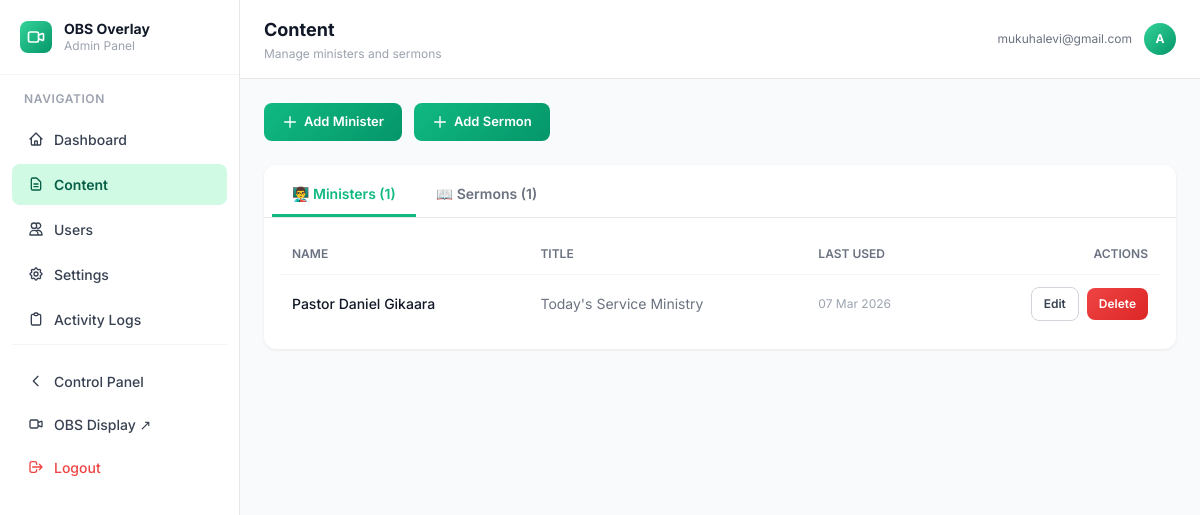
The app's page /admin/content (signed in), older data.
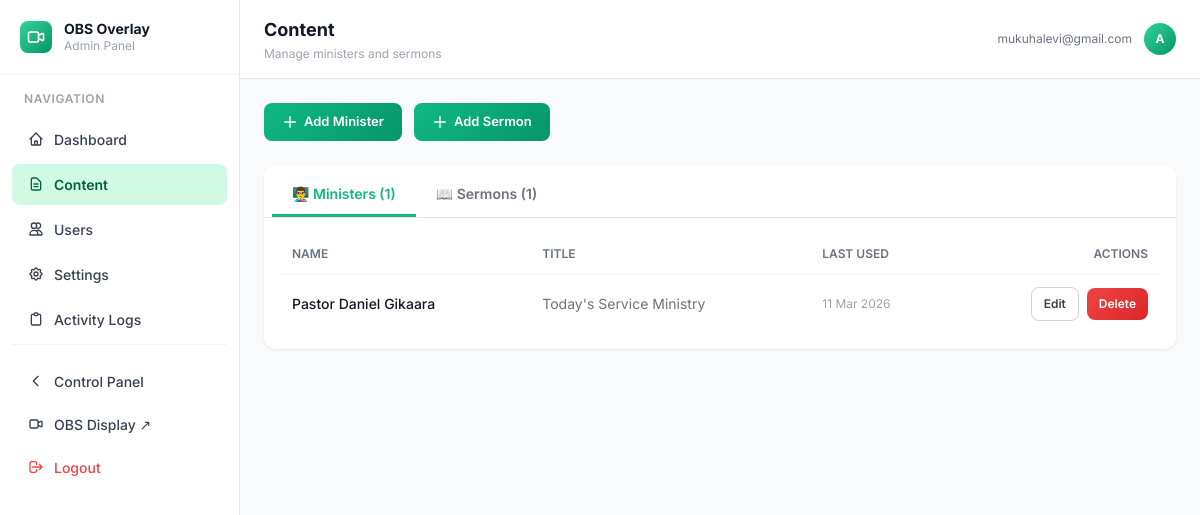
The same page, newer data.
### models.py (models this page shows)
class User(UserMixin, db.Model):
    id = db.Column(db.Integer, primary_key=True)
    email = db.Column(db.String(120), unique=True, nullable=False)
    name = db.Column(db.String(120))
    is_admin = db.Column(db.Boolean, default=False)
    created_at = db.Column(db.DateTime, default=datetime.utcnow)

class Minister(db.Model):
    id = db.Column(db.Integer, primary_key=True)
    name = db.Column(db.String(200), nullable=False)
    title = db.Column(db.String(200))
    last_used = db.Column(db.DateTime)

### blueprints/admin.py (the view)
@admin_bp.route('/content')
@login_required
@admin_required
def content():
    from models import Minister, Sermon
    ministers = Minister.query.order_by(Minister.last_used.desc().nulls_last()).all()
    sermons   = Sermon.query.order_by(Sermon.date.desc()).limit(50).all()
    return render_template('admin/content.html',
                           ministers=ministers,
                           sermons=sermons)

### utils/helpers.py (called while the page is built)
def admin_required(f):
    @wraps(f)
    def decorated(*args, **kwargs):
        if not current_user.is_authenticated:
            return redirect(url_for('auth.login'))
        if not current_user.is_admin:
            log_activity('UNAUTHORIZED_ACCESS_ATTEMPT',
                         f'Attempted admin access: {request.path}')
            return jsonify({'error': 'Admin access required'}), 403
        return f(*args, **kwargs)
    return decorated

### templates/admin/content.html (shortened to what this page needs)
{% extends 'admin/base_admin.html' %}
{% block page_title %}Content{% endblock %}
{% block page_subtitle %}Manage ministers and sermons{% endblock %}
{% block admin_content %}
<div class="flex gap-3 mb-6">
    <button onclick="openModal('minister-modal')" class="btn btn-primary">
        <svg class="w-4 h-4" fill="none" stroke="currentColor" viewBox="0 0 24 24"><path stroke-linecap="round" stroke-linejoin="round" stroke-width="2" d="M12 4v16m8-8H4"/></svg>
        Add Minister
    </button>
    <button onclick="openModal('sermon-modal')" class="btn btn-primary">
        <svg class="w-4 h-4" fill="none" stroke="currentColor" viewBox="0 0 24 24"><path stroke-linecap="round" stroke-linejoin="round" stroke-width="2" d="M12 4v16m8-8H4"/></svg>
        Add Sermon
    </button>
</div>
<div class="card">
    <div class="flex border-b border-gray-200 px-2 pt-2">
        <button class="tab active" onclick="switchTab('ministers', this)">👨‍🏫 Ministers ({{ ministers|length }})</button>
        <button class="tab" onclick="switchTab('sermons', this)">📖 Sermons ({{ sermons|length }})</button>
    </div>
    <div id="panel-ministers" class="tab-panel active p-4">
        {% if ministers %}
        <div class="overflow-x-auto">
            <table class="w-full text-sm">
                <thead>
                    <tr class="border-b border-gray-100">
                        <th class="text-left py-3 px-3 text-xs font-semibold text-gray-500 uppercase">Name</th>
                        <th class="text-left py-3 px-3 text-xs font-semibold text-gray-500 uppercase">Title</th>
                        <th class="text-left py-3 px-3 text-xs font-semibold text-gray-500 uppercase">Last Used</th>
                        <th class="text-right py-3 px-3 text-xs font-semibold text-gray-500 uppercase">Actions</th>
                    </tr>
                </thead>
                <tbody class="divide-y divide-gray-50">
                    {% for m in ministers %}
                    <tr id="minister-row-{{ m.id }}" class="hover:bg-gray-50 transition">
                        <td class="py-3 px-3 font-medium text-gray-900">{{ m.name }}</td>
                        <td class="py-3 px-3 text-gray-500">{{ m.title or '—' }}</td>
                        <td class="py-3 px-3 text-gray-400 text-xs">{{ m.last_used.strftime('%d %b %Y') if m.last_used else 'Never' }}</td>
                        <td class="py-3 px-3 text-right">
                            <button onclick="editMinister({{ m.id }}, {{ m.name|tojson }}, {{ (m.title or '')|tojson }})"
                                    class="btn btn-ghost btn-sm mr-1">Edit</button>
                            <button onclick="deleteMinister({{ m.id }})"
                                    class="btn btn-danger btn-sm">Delete</button>
                        </td>
                    </tr>
                    {% endfor %}
                </tbody>
            </table>
        </div>
        {% else %}
        <p class="text-center text-gray-400 py-10">No ministers yet. Add one above.</p>
        {% endif %}
    </div>
</div>
{% endblock %}

### templates/admin/base_admin.html (shortened to what this page needs)
{% extends 'base.html' %}
{% block body %}
<div class="flex h-screen overflow-hidden bg-gray-50">
    <aside id="adminSidebar" class="admin-sidebar flex-shrink-0 overflow-y-auto">
        <div class="p-5 border-b border-gray-100">
            <a href="{{ url_for('admin.dashboard') }}" class="flex items-center gap-3 no-underline">
                <div class="w-8 h-8 bg-gradient-to-br from-emerald-400 to-emerald-600 rounded-lg flex items-center justify-center">
                    <svg class="w-5 h-5 text-white" fill="none" stroke="currentColor" viewBox="0 0 24 24">
                        <path stroke-linecap="round" stroke-linejoin="round" stroke-width="2"
                              d="M15 10l4.553-2.069A1 1 0 0121 8.882v6.236a1 1 0 01-1.447.894L15 14M5 18h8a2 2 0 002-2V8a2 2 0 00-2-2H5a2 2 0 00-2 2v8a2 2 0 002 2z"/>
                    </svg>
                </div>
                <div>
                    <p class="font-bold text-sm text-gray-900 leading-tight">OBS Overlay</p>
                    <p class="text-xs text-gray-400">Admin Panel</p>
                </div>
            </a>
        </div>
        <nav class="flex-1 px-3 py-4 space-y-1">
            <p class="text-xs font-semibold text-gray-400 uppercase tracking-wider px-3 mb-3">Navigation</p>
            <a href="{{ url_for('admin.dashboard') }}"
               class="admin-nav-link {% if request.endpoint == 'admin.dashboard' %}active{% endif %}">
                <svg class="w-4 h-4" fill="none" stroke="currentColor" viewBox="0 0 24 24">
                    <path stroke-linecap="round" stroke-linejoin="round" stroke-width="2"
                          d="M3 12l2-2m0 0l7-7 7 7M5 10v10a1 1 0 001 1h3m10-11l2 2m-2-2v10a1 1 0 01-1 1h-3m-6 0a1 1 0 001-1v-4a1 1 0 011-1h2a1 1 0 011 1v4a1 1 0 001 1m-6 0h6"/>
                </svg>
                Dashboard
            </a>
            <a href="{{ url_for('admin.content') }}"
               class="admin-nav-link {% if request.endpoint == 'admin.content' %}active{% endif %}">
                <svg class="w-4 h-4" fill="none" stroke="currentColor" viewBox="0 0 24 24">
                    <path stroke-linecap="round" stroke-linejoin="round" stroke-width="2"
                          d="M9 12h6m-6 4h6m2 5H7a2 2 0 01-2-2V5a2 2 0 012-2h5.586a1 1 0 01.707.293l5.414 5.414a1 1 0 01.293.707V19a2 2 0 01-2 2z"/>
                </svg>
                Content
            </a>
            <a href="{{ url_for('admin.users') }}"
               class="admin-nav-link {% if request.endpoint == 'admin.users' %}active{% endif %}">
                <svg class="w-4 h-4" fill="none" stroke="currentColor" viewBox="0 0 24 24">
                    <path stroke-linecap="round" stroke-linejoin="round" stroke-width="2"
                          d="M12 4.354a4 4 0 110 5.292M15 21H3v-1a6 6 0 0112 0v1zm0 0h6v-1a6 6 0 00-9-5.197M13 7a4 4 0 11-8 0 4 4 0 018 0z"/>
                </svg>
                Users
            </a>
            <a href="{{ url_for('admin.settings') }}"
               class="admin-nav-link {% if request.endpoint == 'admin.settings' %}active{% endif %}">
                Settings
            </a>
            <a href="{{ url_for('admin.logs') }}"
               class="admin-nav-link {% if request.endpoint == 'admin.logs' %}active{% endif %}">
                <svg class="w-4 h-4" fill="none" stroke="currentColor" viewBox="0 0 24 24">
                    <path stroke-linecap="round" stroke-linejoin="round" stroke-width="2"
                          d="M9 5H7a2 2 0 00-2 2v12a2 2 0 002 2h10a2 2 0 002-2V7a2 2 0 00-2-2h-2M9 5a2 2 0 002 2h2a2 2 0 002-2M9 5a2 2 0 012-2h2a2 2 0 012 2"/>
                </svg>
                Activity Logs
            </a>
            <div class="pt-4 border-t border-gray-100 mt-4">
                <a href="{{ url_for('user.panel') }}" class="admin-nav-link">
                    <svg class="w-4 h-4" fill="none" stroke="currentColor" viewBox="0 0 24 24">
                        <path stroke-linecap="round" stroke-linejoin="round" stroke-width="2"
                              d="M15 19l-7-7 7-7"/>
                    </svg>
                    Control Panel
                </a>
                <a href="{{ url_for('display.show') }}" target="_blank" class="admin-nav-link">
                    <svg class="w-4 h-4" fill="none" stroke="currentColor" viewBox="0 0 24 24">
                        <path stroke-linecap="round" stroke-linejoin="round" stroke-width="2"
                              d="M15 10l4.553-2.069A1 1 0 0121 8.882v6.236a1 1 0 01-1.447.894L15 14M5 18h8a2 2 0 002-2V8a2 2 0 00-2-2H5a2 2 0 00-2 2v8a2 2 0 002 2z"/>
                    </svg>
                    OBS Display ↗
                </a>
                <a href="{{ url_for('auth.logout') }}" class="admin-nav-link text-red-500 hover:bg-red-50 hover:text-red-700">
                    <svg class="w-4 h-4" fill="none" stroke="currentColor" viewBox="0 0 24 24">
                        <path stroke-linecap="round" stroke-linejoin="round" stroke-width="2"
                              d="M17 16l4-4m0 0l-4-4m4 4H7m6 4v1a3 3 0 01-3 3H6a3 3 0 01-3-3V7a3 3 0 013-3h4a3 3 0 013 3v1"/>
                    </svg>
                    Logout
                </a>
            </div>
        </nav>
    </aside>
    <div class="flex-1 flex flex-col overflow-hidden">
        <header class="bg-white border-b border-gray-200 px-6 py-4 flex items-center gap-4 flex-shrink-0">
            <div class="flex-1">
                <h1 class="text-lg font-bold text-gray-900">{% block page_title %}Admin{% endblock %}</h1>
                <p class="text-xs text-gray-400 mt-0.5">{% block page_subtitle %}OBS Overlay System{% endblock %}</p>
            </div>
            <div class="flex items-center gap-3">
                <span class="text-xs text-gray-500 hidden md:block">{{ current_user.email }}</span>
                <div class="w-8 h-8 bg-gradient-to-br from-emerald-400 to-emerald-600 rounded-full flex items-center justify-center">
                    <span class="text-white font-bold text-xs">
                        {{ current_user.name[0] if current_user.name else current_user.email[0] }}
                    </span>
                </div>
            </div>
        </header>
        <main class="flex-1 overflow-y-auto p-6">
            {% block admin_content %}{% endblock %}
        </main>
    </div>
</div>
{% endblock %}

### templates/base.html (shortened to what this page needs)
<!DOCTYPE html>
<html lang="en" class="h-full bg-gray-50">
<head>
    <script src="https://cdn.tailwindcss.com"></script>
</head>
<body class="h-full">
    {% block body %}{% endblock %}
</body>
</html>

### templates/base.html (style rules this page uses)
body { font-family: 'Inter', sans-serif; }

### templates/admin/base_admin.html (style rules this page uses)
.admin-sidebar { width: 240px; flex-shrink: 0; background: white; border-right: 1px solid #e5e7eb; min-height: 100vh; display: flex; flex-direction: column; }
.admin-nav-link { display: flex; align-items: center; gap: 10px; padding: 10px 16px; border-radius: 8px; font-size: 14px; font-weight: 500; color: #374151; text-decoration: none; transition: all 0.15s; margin-bottom: 2px; }
.admin-nav-link.active { background: #d1fae5; color: #065f46; font-weight: 600; }
.admin-nav-link svg { flex-shrink: 0; }
.card { background: white; border-radius: 12px; box-shadow: 0 1px 3px rgba(0,0,0,0.08); }
.btn { padding: 9px 18px; border-radius: 8px; font-weight: 600; font-size: 13px; cursor: pointer; border: none; transition: all 0.18s; display: inline-flex; align-items: center; gap: 6px; }
.btn-primary { background: linear-gradient(135deg, #10b981, #059669); color: white; }
.btn-danger { background: linear-gradient(135deg, #ef4444, #dc2626); color: white; }
.btn-ghost { background: transparent; border: 1.5px solid #d1d5db; color: #374151; }
.btn-sm { padding: 6px 12px; font-size: 12px; }

### templates/admin/content.html (style rules this page uses)
.tab { padding: 10px 20px; font-weight:600; color:#6b7280; background:transparent; border:none; border-bottom:3px solid transparent; cursor:pointer; transition:all 0.15s; font-size:14px; }
.tab.active { color:#10b981; border-bottom-color:#10b981; }
.tab-panel { display:none; }
.tab-panel.active { display:block; }

Row changes from the older to the newer data that the page shows:
changed Minister "Pastor Daniel Gikaara": last_used "07 Mar 2026" → "11 Mar 2026"
